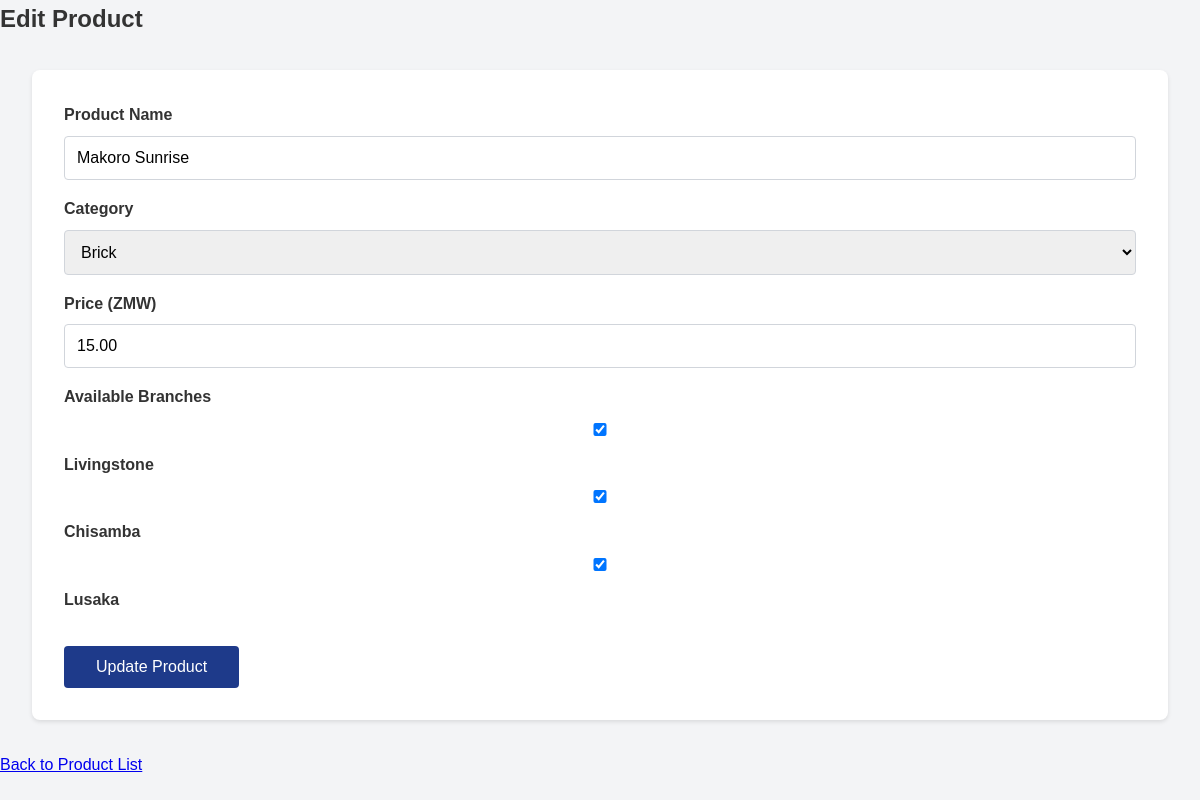
The page /products/edit.php?id=1 (signed in) on the database its author committed.
### tables this page shows
CREATE TABLE IF NOT EXISTS products (
    id INT AUTO_INCREMENT PRIMARY KEY,
    name VARCHAR(100) NOT NULL,
    category VARCHAR(50) NOT NULL,
    price DECIMAL(10,2) NOT NULL,
    branches TEXT NOT NULL,
    created_at TIMESTAMP DEFAULT CURRENT_TIMESTAMP
);

### products/edit.php (the view, shortened to what this page needs)
<?php
$categories = ['Brick', 'Water Storage', 'Paver', 'Kerb Stone', 'Block'];
$branches = ['Livingstone', 'Chisamba', 'Lusaka'];
$conn = getDbConnection();
$id = intval($_GET['id'] ?? 0);
$stmt = $conn->prepare('SELECT name, category, price, branches FROM products WHERE id = ?');
$stmt->bind_param('i', $id);
$stmt->execute();
$stmt->bind_result($name, $category, $price, $branches_str);
$selected_branches = isset($branches_str) ? explode(',', $branches_str) : [];
?>
<!DOCTYPE html>
<html lang="en">
<head>
    <link rel="stylesheet" href="../public/style.css">
</head>
<body>
    <h2>Edit Product</h2>
    <form method="post">
        <label for="name">Product Name</label>
        <input type="text" id="name" name="name" value="<?php echo htmlspecialchars($name ?? ''); ?>" required>
        <label for="category">Category</label>
        <select id="category" name="category" required>
            <?php foreach ($categories as $cat): ?>
                <option value="<?php echo $cat; ?>" <?php if (($category ?? '') === $cat) echo 'selected'; ?>><?php echo $cat; ?></option>
            <?php endforeach; ?>
        </select>
        <label for="price">Price (ZMW)</label>
        <input type="number" id="price" name="price" min="0" step="0.01" value="<?php echo htmlspecialchars($price ?? ''); ?>" required>
        <label>Available Branches</label>
        <?php foreach ($branches as $branch): ?>
            <label><input type="checkbox" name="branches[]" value="<?php echo $branch; ?>" <?php if (in_array($branch, $selected_branches)) echo 'checked'; ?>> <?php echo $branch; ?></label>
        <?php endforeach; ?>
        <br>
        <button type="submit">Update Product</button>
    </form>
    <a href="list.php">Back to Product List</a>
</body>
</html>

### public/style.css (style rules this page uses)
* { margin: 0; padding: 0; box-sizing: border-box; }
body { font-family: Arial, sans-serif; background-color: #F3F4F6; color: #333; line-height: 1.6; }
form { background: white; padding: 2rem; border-radius: 8px; margin: 2rem; box-shadow: 0 2px 4px rgba(0,0,0,0.1); }
form label { display: block; margin-bottom: 0.5rem; font-weight: bold; color: #333; }
form input, form select, form textarea { width: 100%; padding: 0.75rem; margin-bottom: 1rem; border: 1px solid #D1D5DB; border-radius: 4px; font-size: 1rem; }
form button { background-color: #1E3A8A; color: white; padding: 0.75rem 2rem; border: none; border-radius: 4px; cursor: pointer; font-size: 1rem; }

### rows shown on the page
products: name "Makoro Sunrise", category "Brick", price "15.00", branches "☑"

### other values the page prints
$branch "Livingstone"
$branch "Chisamba"
$branch "Lusaka"
